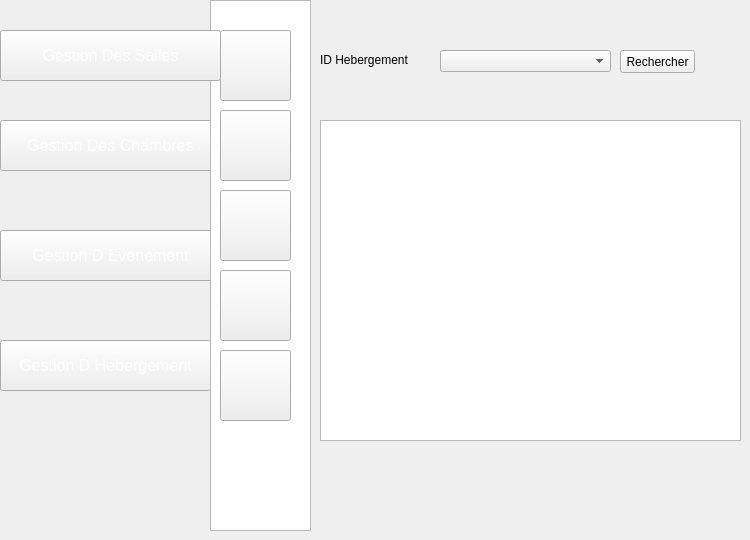
    <widget class="QWidget" name="page_33">
     <widget class="QPushButton" name="pushButton_205">
      <property name="geometry">
       <rect>
        <x>0</x>
        <y>340</y>
        <width>211</width>
        <height>51</height>
       </rect>
      </property>
      <property name="font">
       <font>
        <pointsize>12</pointsize>
       </font>
      </property>
      <property name="styleSheet">
       <string notr="true">color: rgb(255, 255, 255);
background-image: url(:/img/selected2.png);</string>
      </property>
      <property name="text">
       <string>Gestion D Hebergement</string>
      </property>
     </widget>
     <widget class="QPushButton" name="pushButton_206">
      <property name="geometry">
       <rect>
        <x>0</x>
        <y>120</y>
        <width>221</width>
        <height>51</height>
       </rect>
      </property>
      <property name="font">
       <font>
        <pointsize>12</pointsize>
       </font>
      </property>
      <property name="styleSheet">
       <string notr="true">color: rgb(255, 255, 255);
</string>
      </property>
      <property name="text">
       <string>Gestion Des Chambres</string>
      </property>
     </widget>
     <widget class="QPushButton" name="pushButton_207">
      <property name="geometry">
       <rect>
        <x>0</x>
        <y>230</y>
        <width>221</width>
        <height>51</height>
       </rect>
      </property>
      <property name="font">
       <font>
        <pointsize>12</pointsize>
       </font>
      </property>
      <property name="styleSheet">
       <string notr="true">color: rgb(255, 255, 255);
</string>
      </property>
      <property name="text">
       <string>Gestion D Evenement</string>
      </property>
     </widget>
     <widget class="QListView" name="listView_23">
      <property name="geometry">
       <rect>
        <x>210</x>
        <y>0</y>
        <width>101</width>
        <height>531</height>
       </rect>
      </property>
      <property name="styleSheet">
       <string notr="true">

background-image: url(:/img/selected.png);</string>
      </property>
     </widget>
     <widget class="QPushButton" name="pushButton_228">
      <property name="geometry">
       <rect>
        <x>220</x>
        <y>190</y>
        <width>71</width>
        <height>71</height>
       </rect>
      </property>
      <property name="styleSheet">
       <string notr="true">image: url(:/img/icon-supp2 (1).png);</string>
      </property>
      <property name="text">
       <string/>
      </property>
     </widget>
     <widget class="QPushButton" name="pushButton_229">
      <property name="geometry">
       <rect>
        <x>220</x>
        <y>270</y>
        <width>71</width>
        <height>71</height>
       </rect>
      </property>
      <property name="styleSheet">
       <string notr="true">image: url(:/img/icon-afficher2.png);</string>
      </property>
      <property name="text">
       <string/>
      </property>
     </widget>
     <widget class="QPushButton" name="pushButton_230">
      <property name="geometry">
       <rect>
        <x>220</x>
        <y>110</y>
        <width>71</width>
        <height>71</height>
       </rect>
      </property>
      <property name="styleSheet">
       <string notr="true">image: url(:/img/icon-modif2 (1).png);</string>
      </property>
      <property name="text">
       <string/>
      </property>
     </widget>
     <widget class="QPushButton" name="pushButton_231">
      <property name="geometry">
       <rect>
        <x>220</x>
        <y>350</y>
        <width>71</width>
        <height>71</height>
       </rect>
      </property>
      <property name="styleSheet">
       <string notr="true">image: url(:/img/8774.png);
image: url(:/img/8774.png);
image: url(:/img/8774.png);</string>
      </property>
      <property name="text">
       <string/>
      </property>
     </widget>
     <widget class="QPushButton" name="pushButton_232">
      <property name="geometry">
       <rect>
        <x>220</x>
        <y>30</y>
        <width>71</width>
        <height>71</height>
       </rect>
      </property>
      <property name="styleSheet">
       <string notr="true">

image: url(:/img/icon-ajout2.png);</string>
      </property>
      <property name="text">
       <string/>
      </property>
     </widget>
     <widget class="QTableView" name="tabheb">
      <property name="geometry">
       <rect>
        <x>320</x>
        <y>120</y>
        <width>421</width>
        <height>321</height>
       </rect>
      </property>
      <property name="styleSheet">
       <string notr="true">background-image: url(:/new/prefix1/img/back.png);</string>
      </property>
     </widget>
     <widget class="QPushButton" name="pushButton_234">
      <property name="geometry">
       <rect>
        <x>620</x>
        <y>50</y>
        <width>75</width>
        <height>23</height>
       </rect>
      </property>
      <property name="styleSheet">
       <string notr="true">background-image: url(:/new/prefix1/img/backback.png);</string>
      </property>
      <property name="text">
       <string>Rechercher</string>
      </property>
     </widget>
     <widget class="QLabel" name="label_55">
      <property name="geometry">
       <rect>
        <x>320</x>
        <y>50</y>
        <width>151</width>
        <height>20</height>
       </rect>
      </property>
      <property name="styleSheet">
       <string notr="true">background-image: url(:/new/prefix1/img/backback.png);</string>
      </property>
      <property name="text">
       <string>ID Hebergement</string>
      </property>
     </widget>
     <widget class="QComboBox" name="recher1">
      <property name="geometry">
       <rect>
        <x>440</x>
        <y>50</y>
        <width>171</width>
        <height>22</height>
       </rect>
      </property>
     </widget>
     <widget class="QPushButton" name="pushButton_456">
      <property name="geometry">
       <rect>
        <x>0</x>
        <y>30</y>
        <width>221</width>
        <height>51</height>
       </rect>
      </property>
      <property name="font">
       <font>
        <pointsize>12</pointsize>
       </font>
      </property>
      <property name="styleSheet">
       <string notr="true">color: rgb(255, 255, 255);
</string>
      </property>
      <property name="text">
       <string>Gestion Des Salles</string>
      </property>
     </widget>
    </widget>
